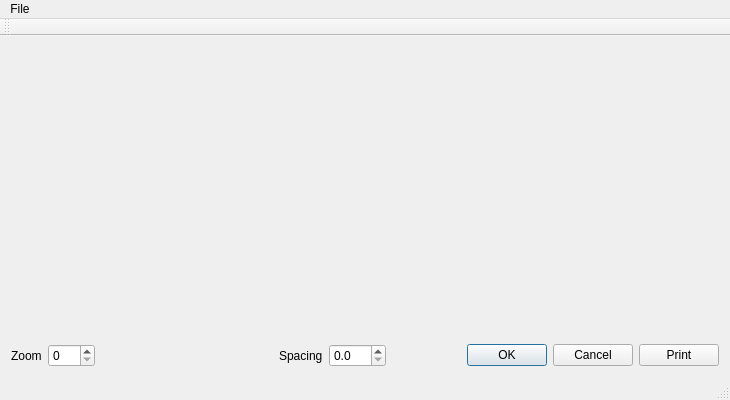
<?xml version="1.0" encoding="UTF-8"?>
<ui version="4.0">
 <class>TableTestMain</class>
 <widget class="QMainWindow" name="TableTestMain">
  <property name="geometry">
   <rect>
    <x>0</x>
    <y>0</y>
    <width>730</width>
    <height>400</height>
   </rect>
  </property>
  <property name="windowTitle">
   <string>TableTestMain</string>
  </property>
  <widget class="QWidget" name="centralWidget">
   <layout class="QVBoxLayout" name="verticalLayout">
    <item>
     <widget class="QWidget" name="widgetTable" native="true">
      <property name="sizePolicy">
       <sizepolicy hsizetype="MinimumExpanding" vsizetype="MinimumExpanding">
        <horstretch>0</horstretch>
        <verstretch>0</verstretch>
       </sizepolicy>
      </property>
     </widget>
    </item>
    <item>
     <layout class="QHBoxLayout" name="horizontalLayout">
      <item>
       <layout class="QHBoxLayout" name="horizontalLayout_2">
        <item>
         <widget class="QLabel" name="label">
          <property name="text">
           <string>Zoom</string>
          </property>
         </widget>
        </item>
        <item>
         <widget class="QDoubleSpinBox" name="doubleSpinBoxZoom">
          <property name="decimals">
           <number>0</number>
          </property>
          <property name="maximum">
           <double>400.000000000000000</double>
          </property>
         </widget>
        </item>
        <item>
         <spacer name="horizontalSpacer">
          <property name="orientation">
           <enum>Qt::Horizontal</enum>
          </property>
          <property name="sizeHint" stdset="0">
           <size>
            <width>178</width>
            <height>20</height>
           </size>
          </property>
         </spacer>
        </item>
        <item>
         <widget class="QLabel" name="label_2">
          <property name="text">
           <string>Spacing</string>
          </property>
         </widget>
        </item>
        <item>
         <widget class="QDoubleSpinBox" name="doubleSpinBoxSpacing">
          <property name="decimals">
           <number>1</number>
          </property>
          <property name="singleStep">
           <double>0.200000000000000</double>
          </property>
         </widget>
        </item>
       </layout>
      </item>
      <item>
       <widget class="QDialogButtonBox" name="buttonBox">
        <property name="standardButtons">
         <set>QDialogButtonBox::Cancel|QDialogButtonBox::Ok</set>
        </property>
       </widget>
      </item>
      <item>
       <widget class="QPushButton" name="pushButtonPrint">
        <property name="text">
         <string>Print</string>
        </property>
       </widget>
      </item>
     </layout>
    </item>
   </layout>
  </widget>
  <widget class="QMenuBar" name="menuBar">
   <property name="geometry">
    <rect>
     <x>0</x>
     <y>0</y>
     <width>730</width>
     <height>18</height>
    </rect>
   </property>
   <widget class="QMenu" name="menuFile">
    <property name="title">
     <string>File</string>
    </property>
    <addaction name="actionClose"/>
   </widget>
   <addaction name="menuFile"/>
  </widget>
  <widget class="QToolBar" name="mainToolBar">
   <attribute name="toolBarArea">
    <enum>TopToolBarArea</enum>
   </attribute>
   <attribute name="toolBarBreak">
    <bool>false</bool>
   </attribute>
  </widget>
  <widget class="QStatusBar" name="statusBar"/>
  <action name="actionClose">
   <property name="text">
    <string>Close</string>
   </property>
  </action>
 </widget>
 <layoutdefault spacing="6" margin="11"/>
 <resources/>
 <connections/>
</ui>
